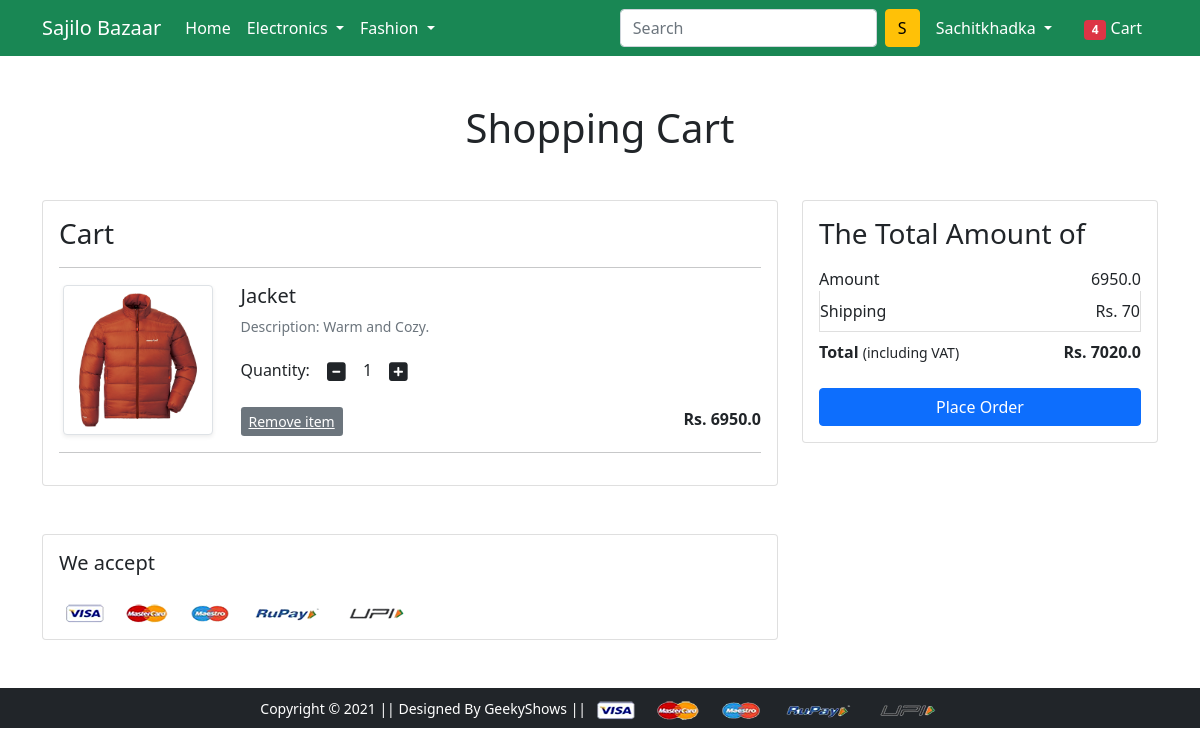
Page /showcart/ (signed in) on the committed database.
### app/models.py (models this page shows, shortened)
class Cart(models.Model):
    user=models.ForeignKey(User,on_delete=models.CASCADE)
    product=models.ForeignKey(Product,on_delete=models.CASCADE)
    quantity=models.PositiveIntegerField(default=1)

class Product(models.Model):
    title=models.CharField(max_length=100)
    selling_price=models.FloatField()
    discounted_price=models.FloatField()
    description=models.TextField()
    brand=models.CharField(max_length=100)
    category=models.CharField(choices=Category_Choices,max_length=100)
    product_image=models.ImageField(upload_to='productimg')

### app/views.py (the view)
# urls.py: path('showcart/',views.showcart,name='showcart'),
@login_required
def showcart(request):
 if request.user.is_authenticated:
  user=request.user
  cart=Cart.objects.filter(user=user)
  amount=0
  shipping_amount=70
  total_amount=0
  cart_list=[p for p in Cart.objects.all() if p.user==user]
  if len(cart_list)!=0:
   for items in cart_list:
    amt=items.quantity*items.product.discounted_price
    amount+=amt
    total_amount=amount+shipping_amount
  else:
   return render(request,'app/emptycart.html')
  return render(request,'app/addtocart.html',{
   'carts':cart,
   'total_amount':total_amount,
   'amount':amount,
   'shipping_amount':shipping_amount
   })

### app/templates/app/addtocart.html (shortened to what this page needs)
{% extends 'app/base.html' %}
{% load static %}
{% block main-content %}
<div class="container my-5">
    <div class="row">
        <h1 class="text-center mb-5">Shopping Cart</h1>
        <div class="col-sm-8">
            <div class="card">
                <div class="card-body">
                    <h3>Cart</h3>
                    <hr>
                    {% for cart in carts %}
                    <div class="row mb-3">
                        <div class="col-sm-3 text-center align-self-center">
                            <img src="{{cart.product.product_image.url}}" alt="" class="img-fluid img-thumbnail shadow-sm" height="150" width="150">
                        </div>
                        <div class="col-sm-9">
                            <div>
                                <h5>{{cart.product.title}}</h5>
                                <p class="mb-2 text-muted small">Description: {{cart.product.description}}</p>
                                <div class="my-3">
                                    <label for="quantity">Quantity:</label>
                                    <a class="minus-cart btn" pid="{{cart.product.id}}"><i class="fas fa-minus-square fa-lg"></i></a>
                                    <span id="quantity">{{cart.quantity}}</span>
                                    <a class="plus-cart btn" pid="{{cart.product.id}}"><i class="fas fa-plus-square fa-lg"></i></a>
                                </div>
                                <div class="d-flex justify-content-between">
                                    <a href="#" class="btn-sm btn-secondary mr-3 remove-cart" pid="{{ cart.product.id }}">Remove item </a>
                                    <p class="mb-0"><span><strong>Rs. {{cart.product.discounted_price}}</strong></span></p>
                                </div>
                            </div>
                        </div>
                    </div>
                    {% endfor %}
                    <hr>
                </div>
            </div>
        </div>
        <div class="col-sm-4">
            <div class="card">
                <div class="card-body">
                    <h3>The Total Amount of</h3>
                    <ul class="list-group">
                        <li class="list-group-item d-flex justify-content-between align-items-center border-0 px-0 pb-0">Amount<span id="amount">{{amount}}</span></li>
                        <li class="list-group-item d-flex justify-content-between align-items-center px-0">Shipping<span>Rs. {{shipping_amount}}</span></li>
                        <li class="list-group-item d-flex justify-content-between align-items-center border-0 px-0 mb-3">
                            <div>
                                <strong>Total</strong> <small>(including VAT)</small>
                            </div>
                            <span><strong id="total_amount">Rs. {{total_amount}}</strong></span>
                        </li>
                    </ul>
                    <div class="d-grid"><a href="{% url 'checkout' %}" class="btn btn-primary">Place Order</a></div>
                </div>
            </div>
        </div>
    </div>
</div>
<div class="container">
    <div class="row">
        <div class="col-sm-8">
            <div class="card">
                <div class="card-body">
                    <h5 class="mb-4">We accept</h5>
                    <img src="{% static 'app/images/payment.png' %}" alt="" class="img-fluid">
                </div>
            </div>
        </div>
    </div>
</div>
{% endblock main-content %}

### app/templates/app/base.html (shortened to what this page needs)
<!doctype html>
{% load static %}
<html lang="en">
  <head>
    <link href="https://cdn.jsdelivr.net/npm/bootstrap@5.0.0-beta1/dist/css/bootstrap.min.css" rel="stylesheet">
    <link rel="stylesheet" href="{% static 'app/css/owl.carousel.min.css' %}">
    <link rel="stylesheet" href="{% static 'app/css/all.min.css' %}">
    <link rel="stylesheet" href="{% static 'app/css/style.css' %}">
  </head>
  <body>
    <nav class="navbar navbar-expand-lg navbar-dark bg-success">
     <div class="container">
       <a class="navbar-brand" href="/">Sajilo Bazaar</a>
       <div class="collapse navbar-collapse" id="navbarSupportedContent">
         <ul class="navbar-nav me-auto mb-2 mb-lg-0">
           <li class="nav-item">
             <a class="nav-link active" aria-current="page" href="/">Home</a>
           </li>
           <li class="nav-item dropdown">
             <a class="nav-link dropdown-toggle text-white" href="#" id="electronicsDropdown" role="button" data-bs-toggle="dropdown" aria-expanded="false">
               Electronics
             </a>
           </li>
           <li class="nav-item dropdown">
             <a class="nav-link dropdown-toggle text-white" href="#" id="fashionDropdown" role="button" data-bs-toggle="dropdown" aria-expanded="false">
               Fashion
             </a>
           </li>
         </ul>
         <form action="/address" class="d-flex">
           <input class="form-control me-2" type="search" placeholder="Search" aria-label="Search">
           <button class="btn btn-warning text-capitalize" type="submit">{{ request.user.username|first }}</button>
         </form>
         <div>
          <ul class="navbar-nav me-auto mb-2 mb-lg-0">
          {% if user.is_authenticated %}
            <li class="nav-item dropdown mx-2">
                <a class="nav-link dropdown-toggle text-white text-capitalize" href="#" id="profileDropdown" role="button" data-bs-toggle="dropdown" aria-expanded="false">
                    {{ request.user }}
                </a>
            </li>
            <li class="nav-item mx-2">
                <a href="{% url 'showcart' %}" class="nav-link text-white"><span class="badge bg-danger">4</span> Cart </a>
            </li>
           {% endif %}
          </ul>
         </div>
       </div>
     </div>
    </nav>
    {% block main-content %} {% endblock main-content %}
    <footer class="container-fluid bg-dark text-center p-2 mt-5">
        <small class="text-white">Copyright &copy; 2021 || Designed By GeekyShows || </small>
        <img src="{% static 'app/images/payment.png' %}" alt="" srcset="" class="img-fluid" height="2px">
    </footer>
  </body>
</html>

### rows in the picture
Cart: product.product_image (picture), product "Jacket", product.description "Warm and Cozy.", quantity "1", product.discounted_price "6950.0"

### other values in the picture
{{ request.user.username|first }} "S"
{{ request.user }} "Sachitkhadka"
{{ amount }} "6950.0"
{{ shipping_amount }} "70"
{{ total_amount }} "7020.0"
